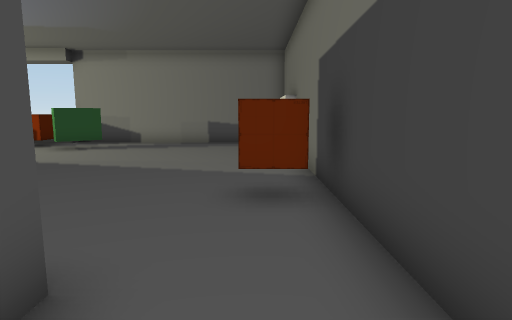
view 1 (above)

19 first-person views from a walk through a Unity game level. The camera is 1.3 m above the floor, tilts 8° down and sees 75° across. The floor is counted in squares, 1 m on a side. Each view is taken from the middle of a square. On the plan, view 1 faces up. The plan holds only what a view shows up to about 14 squares ahead; the rest is blank. The place goes on beyond the plan. The player character is not drawn. Some surface patterns are stand-ins.

view 2
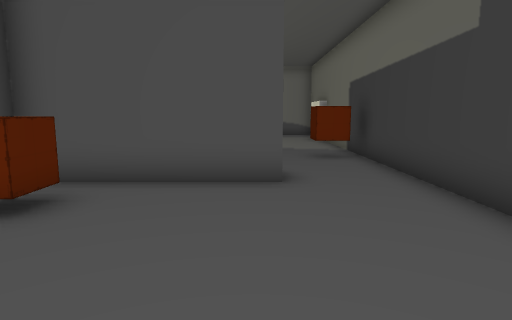

view 3
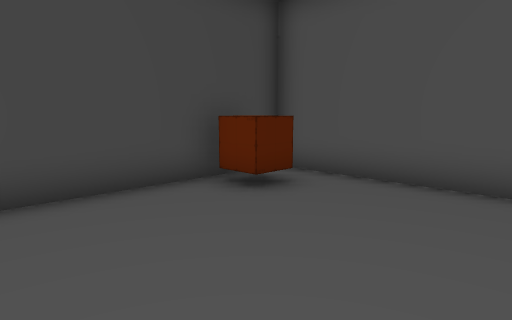

view 4
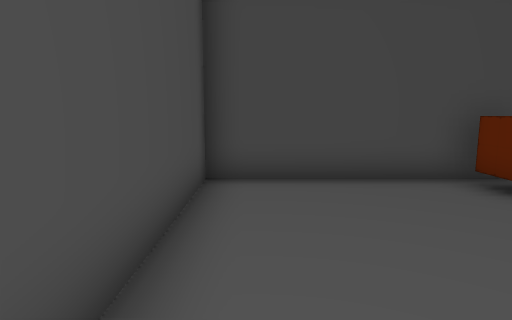

view 5
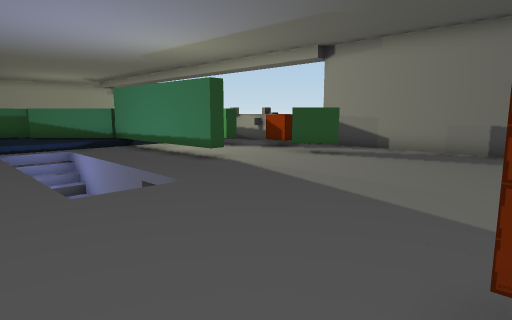

view 6
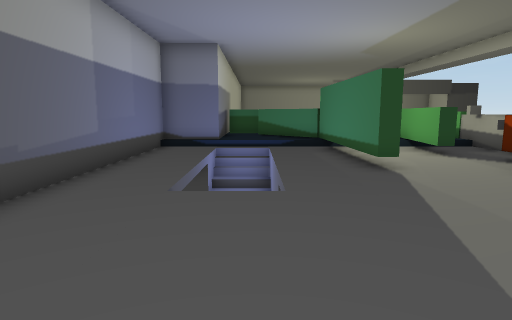

view 7
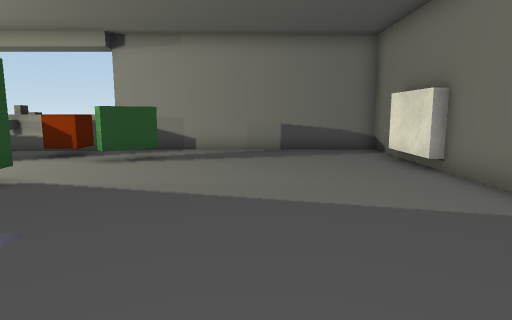

view 8
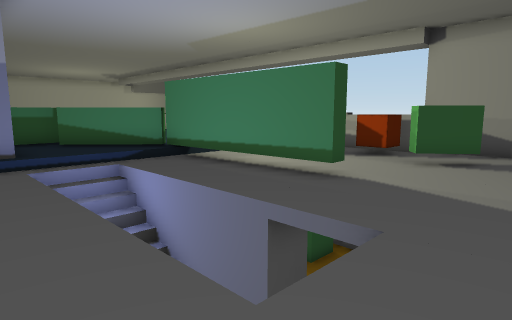

view 9
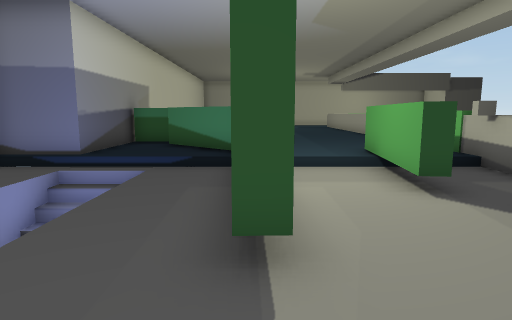

view 10
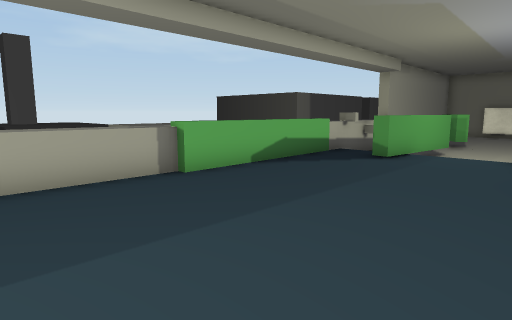

view 11
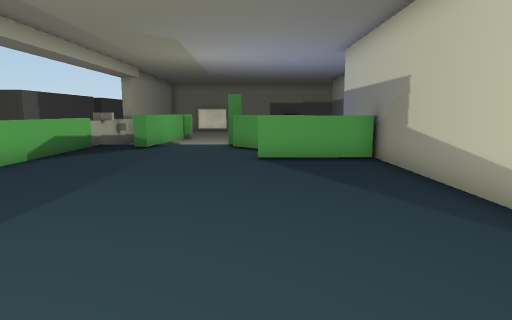

view 12
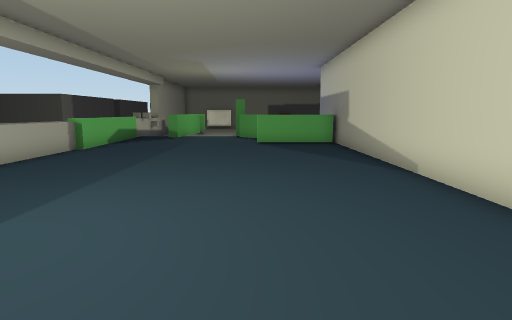

view 13
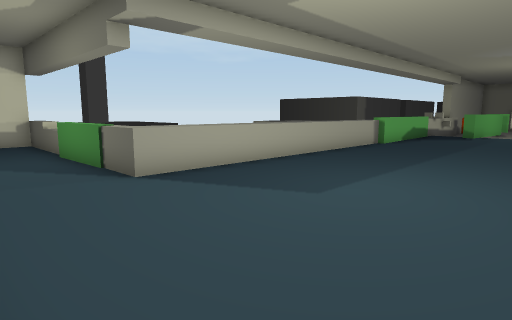

view 14
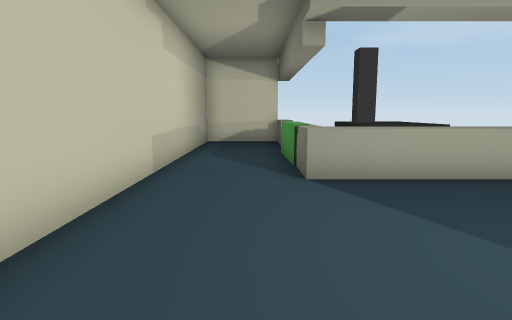

view 15
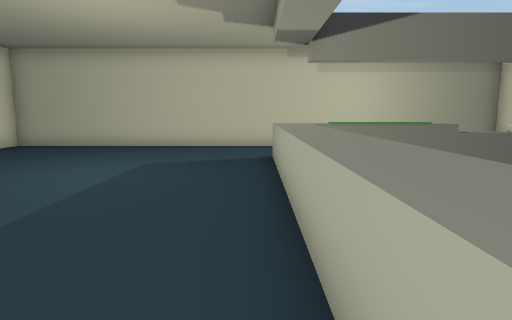

view 16
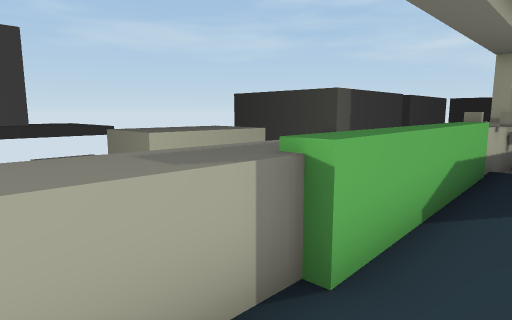

view 17
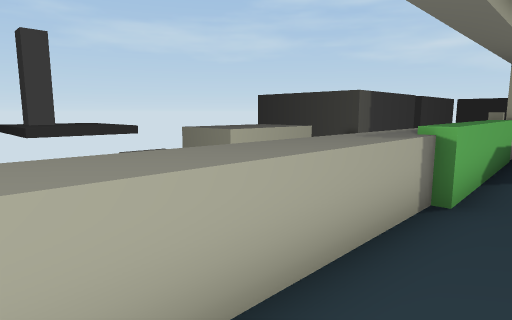

view 18
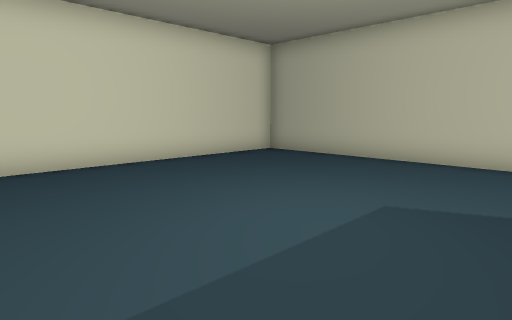

view 19
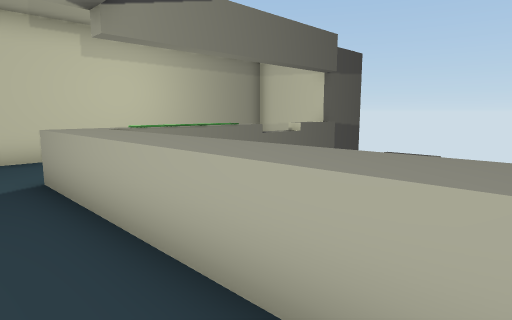

### Floor plan
Key: @ floor where view 1 was taken; # wall or solid block; . main floor; - floor 0.25 m lower than the main floor; _ floor 0.75 m lower than the main floor; < floor 1.5 m lower than the main floor; ( floor 2 m lower than the main floor; / step, stairs or slope; = window, fence, low wall or low ledge; ^ raised ledge; v drop or lower ground; B block; T thing the floor can be seen under or through; O other object.
Columns run from 35 left of view 1 to 2 right of it. Each row starts with its distance up from view 1.
 26     # vv        vv
 25     #             ^
 24  ####             ^^^^
 23 #  .^             ^^^^^
 22 #...^             ^^^^^
 21 #...^
 20 #...^
 19 #...^
 18 #...^
 17 #...^
 16 #...^
 15 #...^^^^^^^^^^^^^^^^^^^^^^^##########
 14 #...................../-=-O---------#
 13 #...................../---O- ^------#
 12 #....................^^^^---^-------BB
 11 #...................../-------------BB
 10 #...................../-------------#
  9 #................... ##TTTTT--------#
  8 #.................^.^./-------------#
  7 #.................^^^./-------------#
  6 #.................^=../_<(    ------#
  5 #.................^...v_<     -----O#
  4 ######################/-------------#
  3                      #/-------------#
  2                      ##########  #--#
  1                             ######--#
  0                             #------@#
 -1                             #O------#
 -2                             #-------
 -3                             #-------
 -4                             #-----
 -5                             #-------
 -6                             #######

Positions as (right, up) in squares from view 1, and headings:
1: (0, 0), facing up
2: (-2, -5), facing up
3: (-1, -5), facing up-left
4: (0, -5), facing left
5: (0, 3), facing up-left
6: (0, 6), facing left
7: (-3, 3), facing up
8: (-4, 3), facing up-left
9: (-5, 9), facing left
10: (-24, 8), facing up-right
11: (-27, 8), facing right
12: (-32, 8), facing right
13: (-34, 8), facing up-right
14: (-32, 8), facing up
15: (-21, 14), facing left
16: (-22, 13), facing up-right
17: (-25, 13), facing up-right
18: (-25, 13), facing down-left
19: (-24, 13), facing up-left
